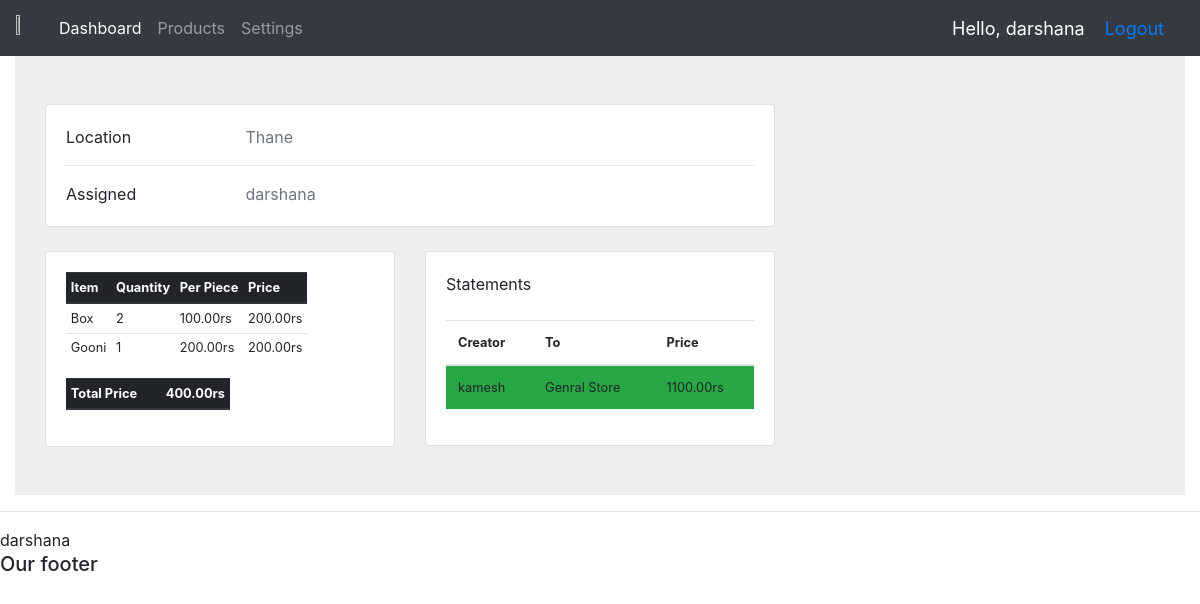
The app's page /location/1/ (signed in) with its own data.
### accounts/models.py (models this page shows, shortened)
class Location(models.Model):
    name = models.CharField(max_length=50)
    person = models.OneToOneField(
        Person, on_delete=models.SET_NULL, null=True, blank=True
    )
    def get_inevn_data(self):
        ivent = Inventory.objects.filter(location=self)
        lst = []
        total = 0
        for each in ivent:
            data = {
                "name": each.item.name,
                "quan": each.quantity,
                "per": each.item.price,
                "totP": each.price,
            }
            lst.append(data)
            total += data["totP"]
        return {'total_price': total, 'data':lst}
    def get_statement(self):
        raw_statements = StoreStatement.objects.filter(warehouse=self).order_by('-created_at')
        statements = []
        color_map = {
            "Approved": "bg-success",
            "Rejected": "bg-danger",
            "Pending": "bg-info",
        }
        for each in raw_statements:
            data = each.get_ST_Info()
            data["status"] = color_map[data["status"]]
            statements.append(data)
        return statements

class Person(models.Model):
    user = models.OneToOneField(User, on_delete=models.CASCADE, null=True, blank=True)
    full_name = models.CharField(max_length=50, null=True, blank=True)
    number = models.CharField(max_length=15, null=True, blank=True)
    is_owner = models.BooleanField(default=False)
    def __str__(self):
        return str(self.user)

class Item(models.Model):
    name = models.CharField(max_length=50)
    price = models.DecimalField(max_digits=10, decimal_places=2)

class Store(models.Model):
    name = models.CharField(max_length=50)
    owner = models.CharField(max_length=25, null=True, blank=True)
    phone = models.CharField(max_length=10, null=True, blank=True)
    address = models.CharField(max_length=255, null=True, blank=True)
    location = models.ForeignKey(Location, on_delete=models.CASCADE)
    def __str__(self):
        return self.name

### accounts/decorators.py (the view)
    def wrapper(request, location_id, *args, **kwargs):
        try:
            lc = Location.objects.get(id=location_id)
        except Location.DoesNotExist:
            return render(request, 'accounts/my404.html', status=HTTPStatus.NOT_FOUND)
        if lc.person == request.user.person or request.user.person.is_owner:
            return view_func(request, location_id, *args, **kwargs)
        else:
            raise PermissionDenied("You do not have permission to view this statement")

### accounts/models.py (called while the page is built)
    @property
    def price(self):
        return self.quantity * self.item.price

    def get_ST_Info(self):
        dataSt = {
            "from": self.warehouse,
            "to": self.customer,
            "creator": self.creator,
            "status": self.status,
            "itemList": self.itemquantity_set.all(),
            "created_at": self.created_at,
            "id": self.id,
        }
        dataSt["price"] = self.price
        return dataSt

    @property
    def price(self):
        return sum(item_quantity.price for item_quantity in self.itemquantity_set.all())

    @property
    def price(self):
        return self.item.price * self.quantity

### accounts/views.py (called while the page is built)
def addEach(lstOpt, persons):
    for each in persons:
        lstOpt.append((each.id, each))
    return lstOpt

@login_required(login_url="login")
@user_assigned_location
def locationInfo(request, location_id):
    location = Location.objects.get(id=location_id)
    inventory_data = location.get_inevn_data()
    statments = location.get_statement()
    unassigned_persons = Person.objects.filter(location__isnull = True)
    options = []
    if location.person:
        options.append((location.person.id, location.person))
        options = addEach(options, unassigned_persons)
        options.append((-1, 'None'))
    else:
        options.append((-1, 'None'))
        options = addEach(options, unassigned_persons)
    context = {'location': location,
               'inventory': inventory_data,
               'statements': statments,
               'unassigned': options,
               'size': len(options)}
    return render(request, 'accounts/locationInfo.html', context)

### accounts/templates/accounts/locationInfo.html (shortened to what this page needs)
{% extends 'accounts/main.html' %}
{% block content %}
<section style="background-color: #eee;">
    <div class="container py-5">
      <div class="row">
        <div class="col-lg-8">
          <div class="card mb-4">
            <div class="card-body">
              <div class="row">
                <div class="col-sm-3">
                  <p class="mb-0">Location</p>
                </div>
                <div class="col-sm-9 d-flex align-items-center">
                  <p class="text-muted mb-0">{{ location.name }}</p>
                </div>
              </div>
              <hr>
              <div class="row">
                <div class="col-sm-3">
                  <p class="mb-0">Assigned</p>
                </div>
                <div class="col-sm-9 d-flex align-items-center">
                  <p class="text-muted mb-0">{{ location.person }}</p>
                </div>
              </div>
            </div>
          </div>
          <div class="row">
            <div class="col-md-6">
              <div class="card mb-4 mb-md-0">
                <div class="card-body">
                  {% if inventory %}
                  <table class="table table-sm table-responsive" style="font-size: 0.8rem;">
                    <thead class="thead-dark">
                      <tr>
                        <th scope="col">Item</th>
                        <th scope="col">Quantity</th>
                        <th scope="col">Per Piece</th>
                        <th scope="col">Price</th>
                      </tr>
                    </thead>
                    <tbody>
                        {% for each in inventory.data %}
                      <tr >
                        <td>{{each.name}}</td>
                        <td>{{each.quan}}</td>
                        <td>{{each.per}}rs</td>
                        <td>{{each.totP}}rs</td>
                      </tr>
                      {% endfor %}
                    </tbody>
                </table>
                <table class="table table-sm table-responsive" style="font-size: 0.8rem;">
                    <thead class="thead-dark">
                      <tr>
                        <th scope="col">Total Price</th>
                        <th scope="col"></th>
                        <th scope="col"></th>
                        <th scope="col">{{inventory.total_price}}rs</th>
                      </tr>
                    </thead>
                </table>
                {% endif %}
                </div>
              </div>
            </div>
            <div class="col-md-6">
              <div class="card mb-4 mb-md-0">
                <div class="card-body">
                  <p class="mb-4"> Statements
                  </p>
                  <table class="table" style="font-size: 0.8rem;">
                    <thead class="thead">
                      <tr>
                        <th scope="col">Creator</th>
                        <th scope="col">To</th>
                        <th scope="col">Price</th>
                      </tr>
                    </thead>
                    <tbody>
                        {% for each in statements %}
                        <tr class="{{each.status}}" onclick="window.location='/statement/{{each.id}}';" style="cursor:pointer;">
                          <td>{{each.creator}}</td>
                          <td>{{each.to}}</td>
                          <td>{{each.price}}rs</td>
                        </tr>
                      {% endfor %}
                    </tbody>
                </table>
                </div>
              </div>
            </div>
          </div>
        </div>
      </div>
    </div>
  </section>
  {% endblock %}

### accounts/templates/accounts/main.html (shortened to what this page needs)
<!doctype html>
<html lang="en">
  <head>
    <link rel="stylesheet" href="https://cdn.jsdelivr.net/npm/bootstrap@4.0.0/dist/css/bootstrap.min.css">
  </head>
  <body>
    {% include 'accounts/navbar.html' %}
    <div class="container-fluid">{% block content %} {% endblock %}</div>
    <hr />
    {{request.user}}
    <h5>Our footer</h5>
  </body>
</html>

### accounts/templates/accounts/navbar.html (shortened to what this page needs)
{% load static %}
<nav class="navbar navbar-expand-lg navbar-dark bg-dark">
  <img src="{% static 'images/logo.jpg' %}" width = "3%" height = "3%" />
  <div class="collapse navbar-collapse" id="navbarNav">
    <ul class="navbar-nav">
      <li class="nav-item active">
        <a class="nav-link" href="{% url 'home' %}">Dashboard</a>
      </li>
      <li class="nav-item">
        <a class="nav-link" href="">Products</a>
      </li>
      <li class="nav-item">
        <a class="nav-link" href="">Settings</a>
      </li>
    </ul>
  </div>
  <span class="hello-msg">Hello, {{request.user}}</span>
  <span class="hello-msg"><a href="{% url 'logout' %}">Logout</a></span>
</nav>

### accounts/templates/accounts/navbar.html (style rules this page uses)
.hello-msg { font-size: 18px; color: #fff; margin-right: 20px; }

### records on screen
Location: name "Thane", person "darshana", creator "kamesh", to "Genral Store", price "1100.00"
Item: name "Box", per "100.00"
Item: name "Gooni", per "200.00"

### other values on screen
{{ request.user }} "darshana"
{{ each.quan }} "2" "1"
{{ each.totP }} "200.00" "200.00"
{{ inventory.total_price }} "400.00"
